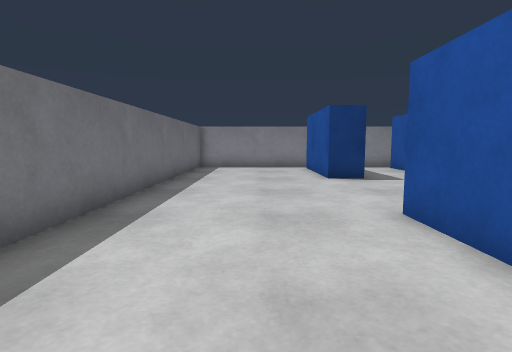
View 1 (above)

16 first-person views from a walk through a Gazebo world. The camera is 0.57 m above the floor, tilts 6° down and sees 80° across. The floor is counted in squares, 0.5 m on a side. Each view is taken from the middle of a square. On the plan, view 1 faces up. The plan holds only what a view shows up to about 13 squares ahead; the rest is blank.

View 2
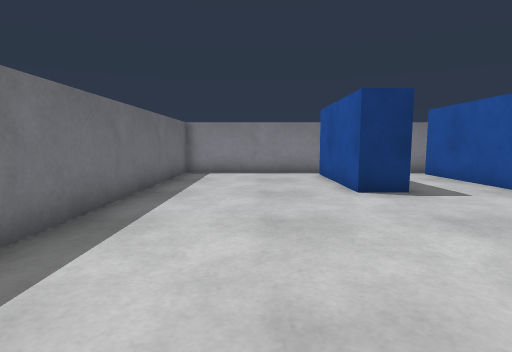

View 3
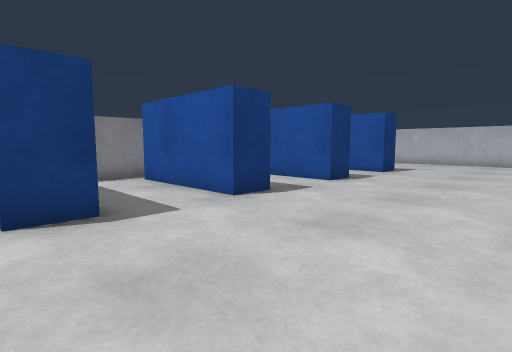

View 4
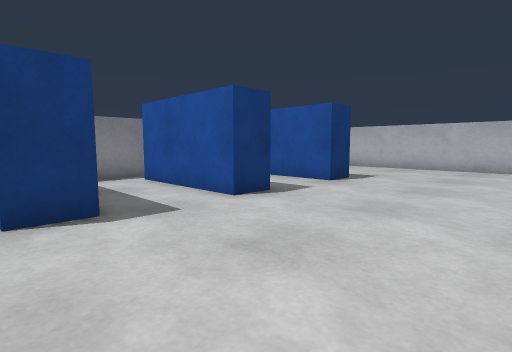

View 5
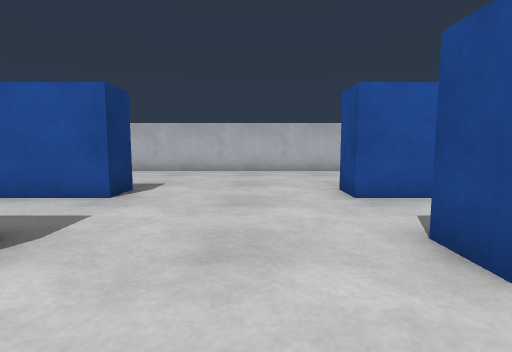

View 6
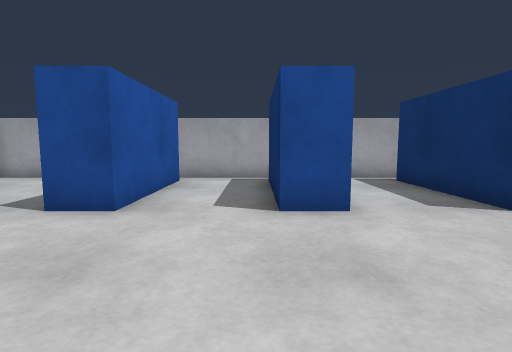

View 7
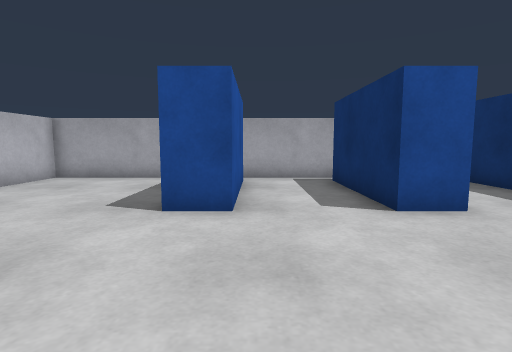

View 8
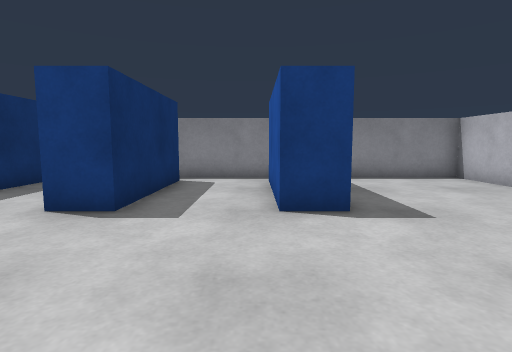

View 9
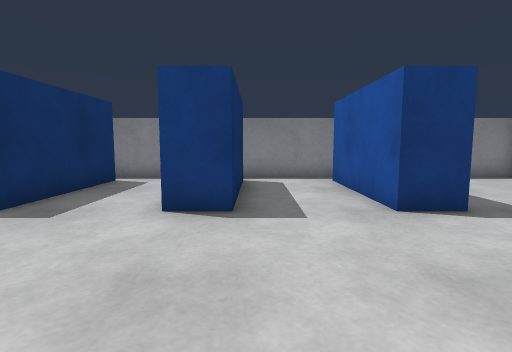

View 10
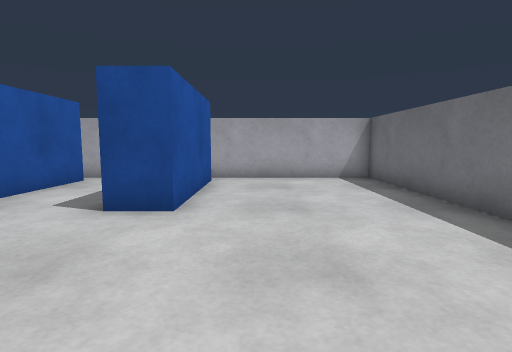

View 11
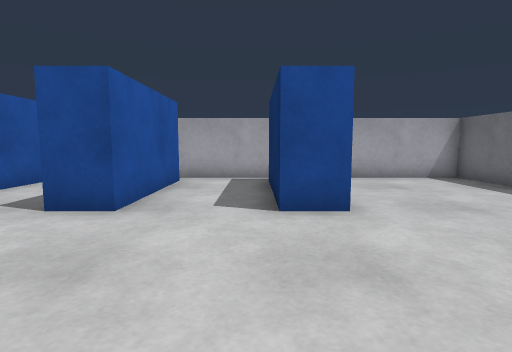

View 12
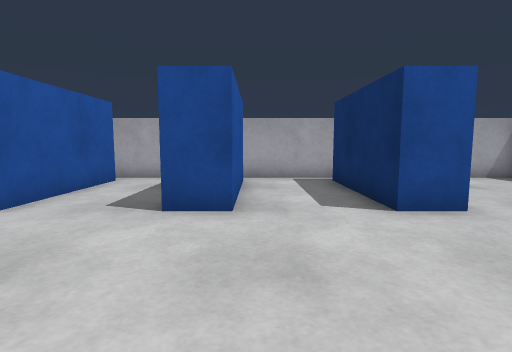

View 13
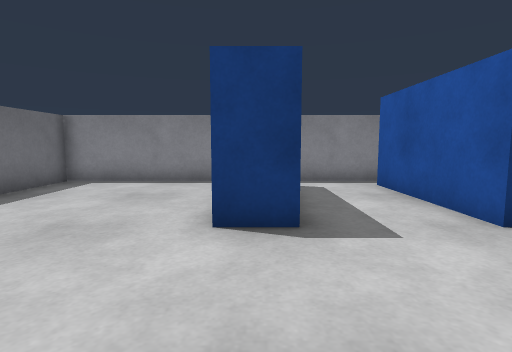

View 14
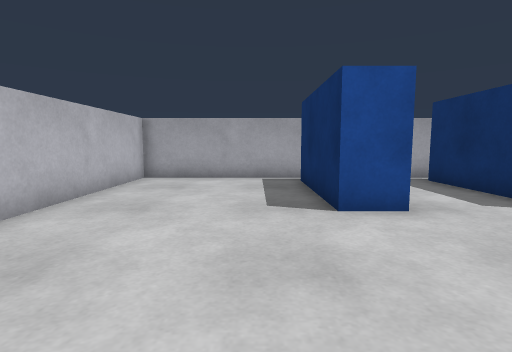

View 15
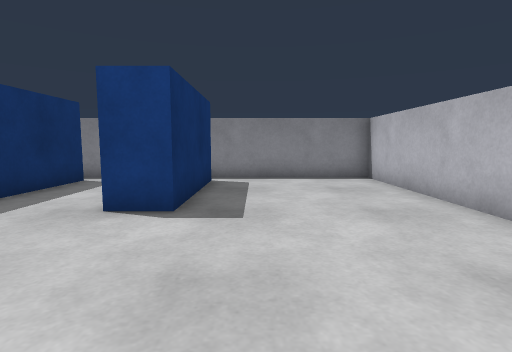

View 16
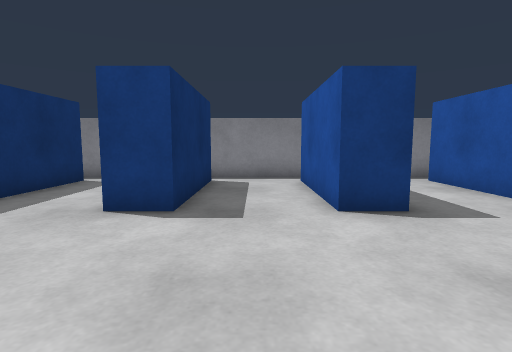

### Floor plan
Points are (right, up) in squares from view 1. A wall is a line through its corners. A room is listed if a view was taken in it or the views show most of it. See-through windows are left out.
Room 1 (views 1, 2, 3, 4, 5, 6, 7, 8, 9, 10, 11, 12, 13, 14, 15, 16)
walls: (3.6, 10.1) (2.4, 10.1) (2.4, 14.5); (7.6, 14.5) (7.6, 10.1) (6.4, 10.1) (6.4, 14.5); (11.6, 14.5) (11.6, 10.1) (10.4, 10.1) (10.4, 14.5); (10.4, 0.5) (10.4, 4.9) (11.6, 4.9) (11.6, 0.5); (6.4, 0.5) (6.4, 4.9) (7.6, 4.9) (7.6, 0.5); (3.6, 14.5) (3.6, 11.4); (14.4, 0.5) (14.4, 4.9) (15.6, 4.9) (15.6, 0.5); (15.6, 14.5) (15.6, 10.1) (14.4, 10.1) (14.4, 14.5); (2.4, 0.5) (2.4, 4.9) (3.6, 4.9) (3.6, 0.5); (-2.8, 15.3) (-2.8, -0.3) (20.8, -0.3) (20.8, 15.3) (-2.8, 15.3)

Positions as (right, up) in squares from view 1, and headings:
1: (0, 0), facing up
2: (0, 3), facing up
3: (2, 5), facing up-right
4: (6, 5), facing up-right
5: (8, 7), facing right
6: (12, 10), facing down
7: (14, 10), facing down
8: (14, 5), facing up
9: (12, 5), facing up
10: (1, 10), facing down
11: (4, 10), facing down
12: (6, 10), facing down
13: (3, 6), facing up
14: (17, 10), facing down
15: (17, 5), facing up
16: (9, 5), facing up
